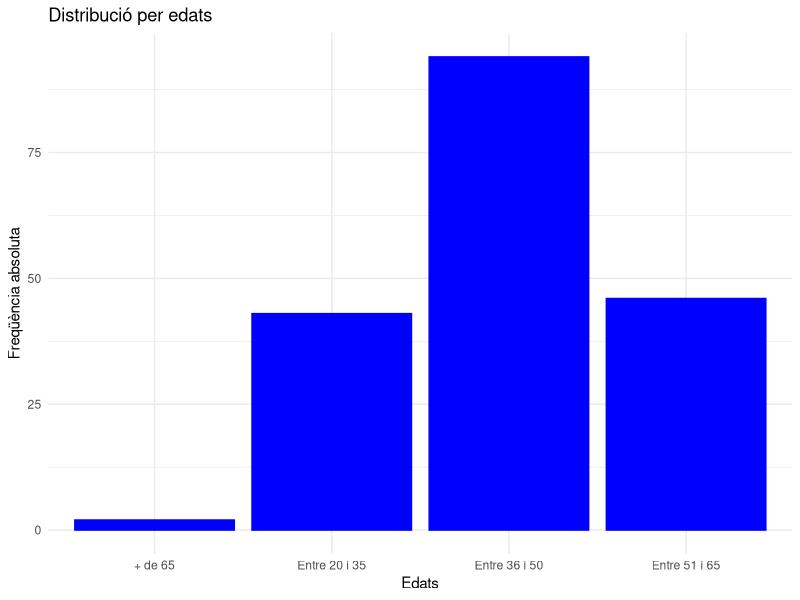
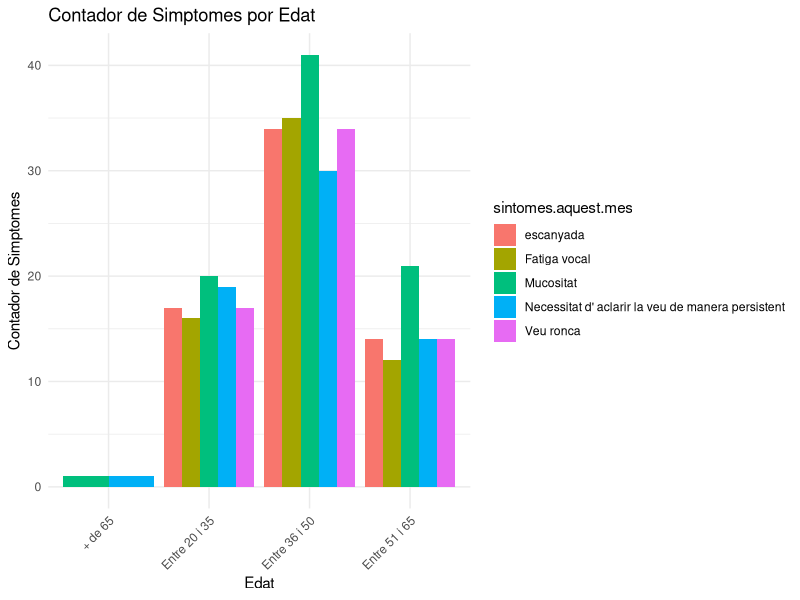

The R source for these figures, in order:
## ---- chunk 1

library(tidyverse)
library(ggplot2)
## ---- chunk 2

#Aquí primer renombram les columnes perquè sigui més fàcil d'entendre
dades <- read.csv("Salut_Vocal_anonimizada.csv", sep = ";") 
dades <- dades %>% rename(
  p1 = La.gent.em.sent.amb.dificultat.a.causa.de.la.meva.veu,
  p2 = La.gent.no.m.entén.en.llocs.sorollosos,
  p3 = Els.meus.problemes.amb.la.veu.alteren.la.meva.vida.personal.i.social,
  p4 = Em.sent.desplaçat.de.les.converses.per.la.meva.veu,
  p5 = El.meu.problema.amb.la.veu.afecta.el.rendiment.laboral,
  p6 = Not.que.necessit.tensar.la.gola..gargamella..per.produir.la.veu,
  p7 = La.qualitat.de.la.meva.veu.és.imprevisible,
  p8 = La.meva.veu.em.molesta,
  p9 = La.meva.veu.em.fa.sentir.certa.minusvalidesa,
  p10 = La.gent.em.pregunta..què.et.passa.amb.la.veu.
  )


#Ara el que feim és canviar els caràcters pels factors corresponents. Farem els a la mateixa columna del data frame.
dades <- dades %>% mutate(
    p1 = factor(p1, 
    levels = c("Mai", "Gairebé mai", "A vegades", "Gairebé sempre", "Sempre"), 
    labels = c(0,1,2,3,4)),
    
    p2 = factor(p2, 
    levels = c("Mai", "Gairebé mai", "A vegades", "Gairebé sempre", "Sempre"), 
    labels = c(0,1,2,3,4)),
    
    p3 = factor(p3, 
    levels = c("Mai", "Gairebé mai", "A vegades", "Gairebé sempre", "Sempre"), 
    labels = c(0,1,2,3,4)),
    
    p4 = factor(p4, 
    levels = c("Mai", "Gairebé mai", "A vegades", "Gairebé sempre", "Sempre"), 
    labels = c(0,1,2,3,4)),
    
    p5 = factor(p5, 
    levels = c("Mai", "Gairebé mai", "A vegades", "Gairebé sempre", "Sempre"), 
    labels = c(0,1,2,3,4)),
    
    
    p6 = factor(p6, 
    levels = c("Mai", "Gairebé mai", "A vegades", "Gairebé sempre", "Sempre"), 
    labels = c(0,1,2,3,4)),
    
    p7 = factor(p7, 
    levels = c("Mai", "Gairebé mai", "A vegades", "Gairebé sempre", "Sempre"), 
    labels = c(0,1,2,3,4)),
    
    p8 = factor(p8, 
    levels = c("Mai", "Gairebé mai", "A vegades", "Gairebé sempre", "Sempre"), 
    labels = c(0,1,2,3,4)),
    
    p9 = factor(p9, 
    levels = c("Mai", "Gairebé mai", "A vegades", "Gairebé sempre", "Sempre"), 
    labels = c(0,1,2,3,4)),
    
    p10 = factor(p10, 
    levels = c("Mai", "Gairebé mai", "A vegades", "Gairebé sempre", "Sempre"), 
    labels = c(0,1,2,3,4)),
    
    .keep = "all", .after = Fa.alguna.de.les.activitats.següents..Es.pot.marcar.més.d.una.opció
  )

#Ara hem de passar les dades a numèric.

dades <- dades %>%
  mutate(across(29:38, as.numeric))

#Ara afegim una columna amb el sumatori

dades2 <- dades %>%
  select(-last_col())

dades2 <- dades2 %>%
  rowwise() %>%  # Para aplicar la operación fila por fila
  mutate(SumaFila = sum(c_across(29:37), na.rm = TRUE)) %>%
  ungroup()
## ---- chunk 3
dades2$Quina.edat.té. <- dades$Quina.edat.té. %>% factor(levels = c("Entre 20 i 35", "Entre 36 i 50", "Entre 51 i 65", "+ de 65"))
grafic <- dades %>% ggplot(aes(x = Quina.edat.té.)) + geom_bar(color = "blue", fill = "blue") + labs(x="Edats", y="Freqüència absoluta") + ggtitle("Distribució per edats") + theme_minimal()
grafic
## ---- chunk 4
dades <- dades %>% rename(
  edat = Quina.edat.té.,
  sintomes.aquest.mes = Aquest.mes.ha.tengut.algún.símptoma.vocal.dels.següents..Es.pot.marcar.més.d.una.opció,
  baixa.veu = En.alguna.ocasió..ha.estat.de.baixa.laboral.per.problemes.de.veu.,
  problemes.veu.22.23 = Ha.tengut.problemes.de.veu.importants.i.que.li.han.dificultat.la.feina.al.llarg.del.curs.2022.2023.
 )

## ---- chunk 5
dades$sintomes.aquest.mes <- as.character(dades$sintomes.aquest.mes)

sintomes.mes.separat <- dades %>%
  separate_rows(sintomes.aquest.mes, sep = ",\\s*")

contar_sintomes_mes <- sintomes.mes.separat %>% group_by(edat, sintomes.aquest.mes) %>%
  summarise(Conteo = n()) %>%
  ungroup()

contar_sintomes_mes
## ---- chunk 6
library(ggplot2)
dades$edat <- factor(dades$edat, 
                     levels = c("Entre 20-35", "Entre 36-50", "Entre 51-65", "+ de 65"))



ggplot(contar_sintomes_mes, aes(x = edat, y = Conteo, fill = sintomes.aquest.mes)) +
  geom_bar(stat = "identity", position = "dodge") +
  labs(title = "Contador de Simptomes por Edat", x = "Edat", y = "Contador de Simptomes") +
    theme_minimal() +
    theme(axis.text.x = element_text(angle = 45, hjust = 1))
